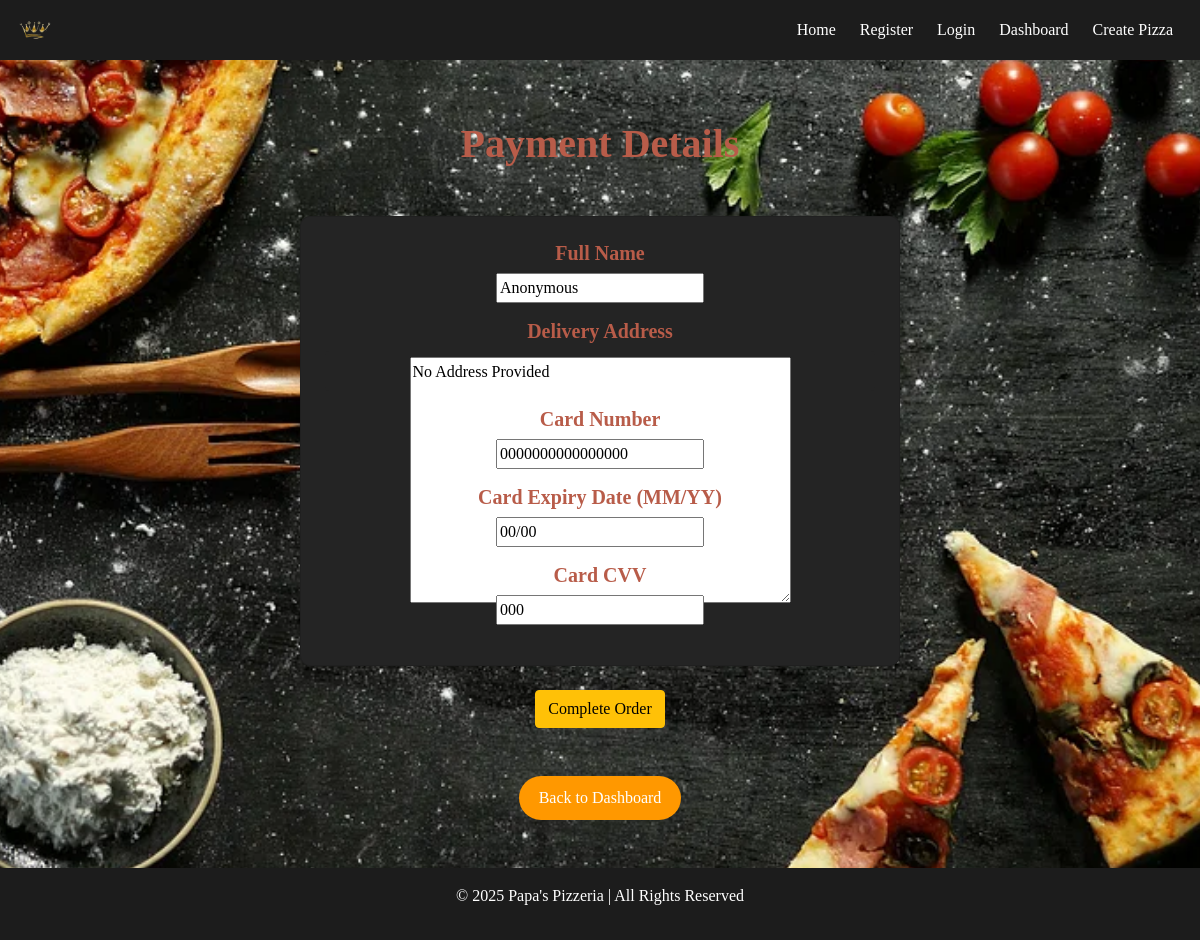
The page /payment/6/ (signed in) on the database its author committed.
### PizzaApp/models.py (models this page shows, shortened)
class Order(models.Model):
    user = models.ForeignKey(User, on_delete=models.CASCADE, null=True, blank=True)
    pizza_size = models.ForeignKey(PizzaSize, on_delete=models.CASCADE, default=1)  # Default size ID
    pizza_crust = models.ForeignKey(PizzaCrust, on_delete=models.CASCADE, default=1)  # Default crust ID
    pizza_sauce = models.ForeignKey(PizzaSauce, on_delete=models.CASCADE, default=1)  # Default sauce ID
    pizza_cheese = models.ForeignKey(PizzaCheese, on_delete=models.CASCADE, default=1)  # Default cheese ID
    toppings = models.ManyToManyField(PizzaTopping, blank=True)
    full_name = models.CharField(max_length=100)
    delivery_address = models.TextField()
    card_number = models.CharField(max_length=16, default="0000000000000000")  # Fake card for DB
    card_expiry_date = models.CharField(max_length=5, default="00/00")  # Placeholder
    card_cvv = models.CharField(max_length=3, default="000")  # Placeholder

### PizzaApp/views.py (the view)
# urls.py: path('payment/<int:order_id>/', views.payment_view, name='payment'),
@login_required
def payment_view(request, order_id):
    order = get_object_or_404(Order, id=order_id, user=request.user)
    if request.method == 'POST':
        form = DeliveryDetailsForm(request.POST, instance=order)
        if form.is_valid():
            order.full_name = form.cleaned_data['full_name']
            order.delivery_address = form.cleaned_data['delivery_address']
            order.save()
            messages.success(request, "Payment details saved successfully!")
            return redirect('order_confirmation', order_id=order.id)
        else:
            messages.error(request, "Invalid form submission. Please check your details.")
    else:
        form = DeliveryDetailsForm(instance=order)
    return render(request, 'payment.html', {'form': form, 'order': order})

### PizzaApp/forms.py (shortened to what this page needs)
class DeliveryDetailsForm(forms.ModelForm):
    class Meta:
        model = Order
        fields = ['full_name', 'delivery_address', 'card_number', 'card_expiry_date', 'card_cvv']

### PizzaApp/templates/payment.html (shortened to what this page needs)
{% extends 'base.html' %}
{% load static %}
{% block content %}
<h1 class="text-center">Payment Details</h1>
<div class="container my-5">
    <form method="POST" enctype="multipart/form-data" class="form-container">
        <div class="card p-4 shadow-sm text-center" style="background-color: rgb(36, 36, 36); border-radius: 10px; max-width: 600px; margin: 0 auto;">
            <div class="mb-3">
                <h5 class="text-center">Full Name</h5>
                {{ form.full_name }}
            </div>
            <div class="mb-3">
                <h5 class="text-center">Delivery Address</h5>
                <div class="form-control" style="max-width: 100%; background-color: rgb(36, 36, 36); color: white; border: none;">
                    {{ form.delivery_address }}
                </div>
            </div>
            <div class="mb-3">
                <h5 class="text-center">Card Number</h5>
                {{ form.card_number }}
            </div>
            <div class="mb-3">
                <h5 class="text-center">Card Expiry Date (MM/YY)</h5>
                {{ form.card_expiry_date }}
            </div>
            <div class="mb-3">
                <h5 class="text-center">Card CVV</h5>
                {{ form.card_cvv }}
            </div>
        </div>
        <div class="text-center mt-4">
            <button type="submit" class="btn btn-warning">Complete Order</button>
        </div>
    </form>
</div>
<p class="text-center"><a href="{% url 'dashboard' %}" class="btn btn-secondary">Back to Dashboard</a></p>
{% endblock %}

### PizzaApp/static/css/styles.css (style rules this page uses)
:root { --primary-color: #B85C49; --secondary-color: #D4AF37; --background-color: #F5F5F5; --text-color: rgb(240, 236, 236); --footer-color: #1c1c1c; --navbar-color: #1c1c1c; }
body { font-family: 'Lora', serif; margin: 0; padding: 0; background-color: var(--background-color); background-image: url('/static/images/background.webp'); background-size: cover; background-position: center; background-attachment: fixed; background-repeat: no-repeat; color: var(--text-color); }
h1, h2, h3, h4, h5 { color: var(--primary-color); font-weight: bold; }
.btn-primary, .btn-secondary { border: none; border-radius: 30px; padding: 10px 20px; font-size: 16px; transition: background-color 0.3s ease; }
.btn-secondary { background-color: #FF9800; color: white; }
.form-control { max-width: 50%; height: 40px; background-color: rgb(36, 36, 36); color: white; border: none; }

### rows shown on the page
Order: full_name "Anonymous", delivery_address "No Address Provided", card_number "0000000000000000", card_expiry_date "00/00", card_cvv "000"
